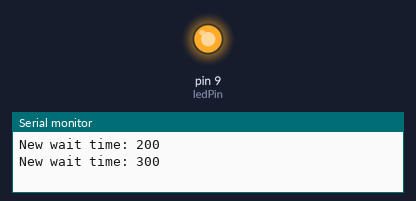
Bench run of a sketch on a simulated Arduino Uno, built with avr-gcc and run on an emulated ATmega328P. Parts: output pins drawn as LEDs (lit = HIGH), the last lines printed to the serial monitor.

Above: at 0.75 s.
At 10.5 s:
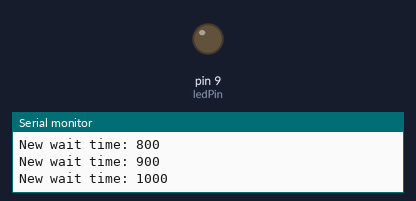
Timing chart, 0 to 26.0 s (numbered marks = the images above):
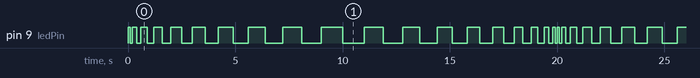

The sketch:

upthendown.ino
```cpp
const int ledPin=9;

void setup() {
Serial.begin(9600);
pinMode(ledPin,OUTPUT);
}

void loop() {
  static int delayperiod =100;
  static int countdir=1;
  digitalWrite(ledPin, HIGH);
  delay(delayperiod);
  digitalWrite(ledPin, LOW);
  delay(delayperiod);
  countdir= dirchange(delayperiod, countdir);
  delayperiod += 100* countdir;
  Serial.print("New wait time: ");
  Serial.println(delayperiod);
}

int dirchange(int delayperiod, int countdir)
{
  if((delayperiod==1000) || (delayperiod == 0))
  { countdir *= -1;
    if(countdir < 0)
    {
      Serial.println("Going DOWN");
    }
    else
    {
      Serial.println("Going up");
    }
   }
return countdir;
}
```

Measured:
- by itself, pin 9 (ledPin): moves between LOW and HIGH, repeating every 20.0 s
- by itself, everything shown: repeats every 20.0 s, in 38 steps
